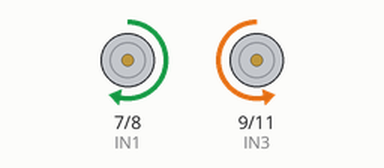
This sketch was run on a simulated Arduino Uno, built with avr-gcc and run on an emulated ATmega328P. Shown: motor-driver pin pairs drawn as motors (green arrow = first pin HIGH = forward, orange = second pin HIGH = backward, longer = more drive, scaled by the enable pin). At 15.0 s the program stops and its outputs stay as they are.

Above: at 3.0 s.
At 5.1 s:
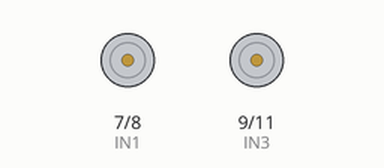
At 7.8 s:
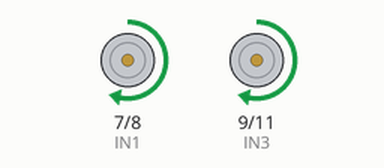
Timing chart, 0 to 9.5 s (numbered marks = the images above):
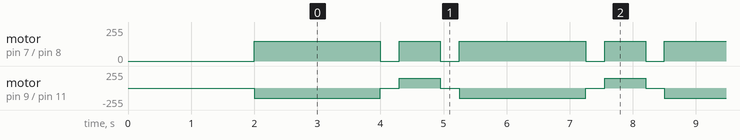

The sketch:

square_motion.ino
```cpp
// -------------------------------------------------------------
// Arduino Square Motion Controller (L298N Motor Driver)
// -------------------------------------------------------------

#define ENB 5
#define IN1 7
#define IN2 8
#define IN3 9
#define IN4 11
#define ENA 6

int speedL = 150;
int speedR = 150;

int forwardTime = 2000;
int turnTime = 650;

void setup() {
  pinMode(ENB, OUTPUT);
  pinMode(IN1, OUTPUT);
  pinMode(IN2, OUTPUT);
  pinMode(IN3, OUTPUT);
  pinMode(IN4, OUTPUT);
  pinMode(ENA, OUTPUT);

  stopBot();
  delay(2000);
}

void loop() {
  for (int i = 0; i < 4; i++) {
    forward();
    delay(forwardTime);

    stopBot();
    delay(300);

    turnRight();
    delay(turnTime);

    stopBot();
    delay(300);
  }

  while (true) {
    stopBot();
  }
}

void forward() {
  analogWrite(ENA, speedL);
  analogWrite(ENB, speedR);

  digitalWrite(IN1, HIGH);
  digitalWrite(IN2, LOW);

  digitalWrite(IN3, LOW);
  digitalWrite(IN4, HIGH);
}

void turnRight() {
  analogWrite(ENA, speedL);
  analogWrite(ENB, speedR);

  digitalWrite(IN1, HIGH);
  digitalWrite(IN2, LOW);

  digitalWrite(IN3, HIGH);
  digitalWrite(IN4, LOW);
}

void stopBot() {
  analogWrite(ENA, 0);
  analogWrite(ENB, 0);

  digitalWrite(IN1, LOW);
  digitalWrite(IN2, LOW);
  digitalWrite(IN3, LOW);
  digitalWrite(IN4, LOW);
}
```

Measured:
- by itself, motor on pin 7 (IN1) / pin 8 (IN2): repeats every 3.3 s: stopped 0.30 s, forward 150/255 0.65 s, stopped 0.30 s, forward 150/255 2.0 s
- by itself, motor on pin 9 (IN3) / pin 11 (IN4): repeats every 3.3 s: stopped 0.30 s, forward 150/255 0.65 s, stopped 0.30 s, backward 150/255 2.0 s
